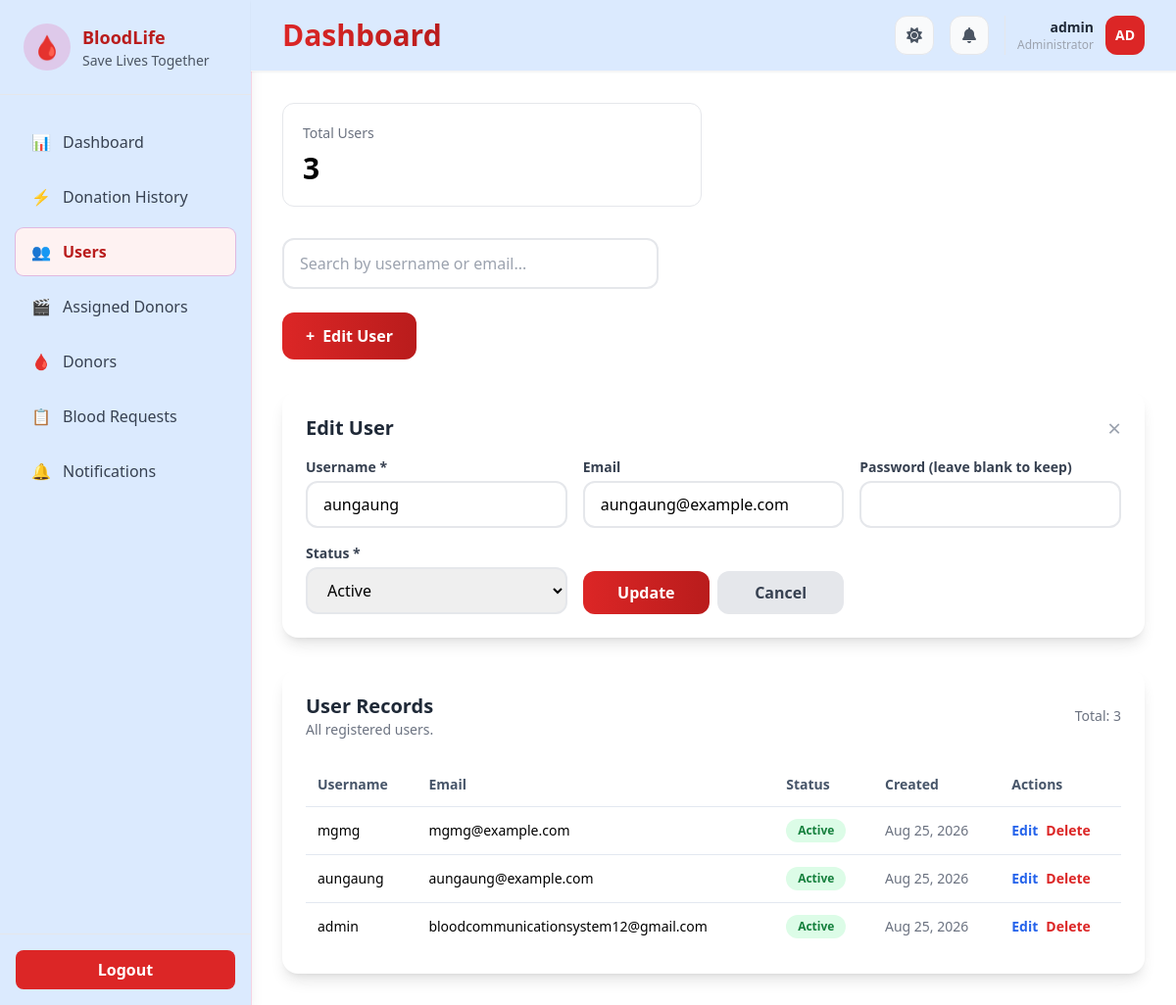
The page /admin/logindata.php?edit=2 (signed in) on the database its author committed.
### tables this page shows
CREATE TABLE users (
    id INT AUTO_INCREMENT PRIMARY KEY,
    username VARCHAR(50) NOT NULL UNIQUE,
    email VARCHAR(100),
    password VARCHAR(255) NOT NULL,
    role ENUM('Admin','User') NOT NULL DEFAULT 'User',
    status ENUM('Active','Inactive') DEFAULT 'Active',
    myanmar_name VARCHAR(100) DEFAULT NULL,
    reset_token VARCHAR(255) DEFAULT NULL,
    reset_expires_at DATETIME DEFAULT NULL,
    created_at TIMESTAMP DEFAULT CURRENT_TIMESTAMP
);

### admin/logindata.php (the view, shortened to what this page needs)
<?php
require_once __DIR__ . '/../config/db.php';
$users = [];
$result = $conn->query("SELECT * FROM users ORDER BY id DESC");
if ($result && $result->num_rows > 0) {
    $users = $result->fetch_all(MYSQLI_ASSOC);
}
$stats = [
    'total' => $conn->query("SELECT COUNT(*) AS c FROM users")->fetch_assoc()['c'] ?? 0,
];
$edit_row = null;
if (isset($_GET['edit'])) {
    $edit_id = (int)$_GET['edit'];
    foreach ($users as $u) {
        if ($u['id'] == $edit_id) {
            $edit_row = $u;
            break;
        }
    }
}
?>
<!DOCTYPE html>
<html lang="en">
<head>
    <script src="https://cdn.tailwindcss.com"></script>
    <link rel="stylesheet" href="../assets/css/myanmar-font.css">
    <link rel="stylesheet" href="https://cdnjs.cloudflare.com/ajax/libs/font-awesome/6.5.1/css/all.min.css">
</head>
<body class="bg-gray-100 dark:bg-gray-900">
<div class="flex min-h-screen">
    <?php include __DIR__ . '/../includes/sidebar.php'; ?>
    <main class="flex-1 min-w-0 flex flex-col">
        <?php include __DIR__ . '/../includes/navbar.php'; ?>
        <div class="p-8">
            <div class="grid grid-cols-1 md:grid-cols-2 gap-6 mb-8">
                <div class="bg-white rounded-xl border p-5 stat-card">
                    <p class="text-gray-500 text-sm">Total Users</p>
                    <h3 class="text-3xl font-bold mt-2"><?= $stats['total'] ?></h3>
                </div>
            </div>
            <div class="w-96 mb-6">
                <input id="searchInput" type="text" placeholder="Search by username or email..." class="w-full border-2 border-gray-200 rounded-xl px-4 py-3 focus:outline-none focus:border-red-500 transition">
            </div>
            <div class="mb-8">
                <button onclick="toggleForm()" id="toggleFormBtn" class="bg-gradient-to-r from-red-600 to-red-700 text-white font-semibold px-6 py-3 rounded-xl hover:shadow-lg transition flex items-center gap-2">
                    <span>+</span>
                    <span><?= $edit_row ? 'Edit User' : 'Add New User' ?></span>
                </button>
            </div>
            <div id="crudForm" class="bg-white rounded-2xl shadow-lg p-6 mb-8 <?= $edit_row ? '' : 'hidden' ?>">
                <div class="flex items-center justify-between mb-4">
                    <h3 class="text-xl font-bold text-gray-800"><?= $edit_row ? 'Edit User' : 'New User' ?></h3>
                    <button onclick="toggleForm()" class="text-gray-400 hover:text-gray-600 text-2xl leading-none">&times;</button>
                </div>
                <form method="POST" class="grid grid-cols-1 md:grid-cols-2 lg:grid-cols-3 gap-4">
                    <div>
                        <label class="block text-sm font-semibold text-gray-700 mb-1">Username *</label>
                        <input type="text" name="username" value="<?= htmlspecialchars($edit_row['username'] ?? '') ?>" required class="w-full border-2 border-gray-200 rounded-xl px-4 py-2.5 focus:border-red-500 focus:ring-2 focus:ring-red-200 transition outline-none">
                    </div>
                    <div>
                        <label class="block text-sm font-semibold text-gray-700 mb-1">Email</label>
                        <input type="email" name="email" value="<?= htmlspecialchars($edit_row['email'] ?? '') ?>" class="w-full border-2 border-gray-200 rounded-xl px-4 py-2.5 focus:border-red-500 focus:ring-2 focus:ring-red-200 transition outline-none">
                    </div>
                    <div>
                        <label class="block text-sm font-semibold text-gray-700 mb-1">Password <?= $edit_row ? '(leave blank to keep)' : '*' ?></label>
                        <input type="password" name="password" value="" <?= $edit_row ? '' : 'required' ?> class="w-full border-2 border-gray-200 rounded-xl px-4 py-2.5 focus:border-red-500 focus:ring-2 focus:ring-red-200 transition outline-none">
                    </div>
                    <div>
                        <label class="block text-sm font-semibold text-gray-700 mb-1">Status *</label>
                        <select name="status" required class="w-full border-2 border-gray-200 rounded-xl px-4 py-2.5 focus:border-red-500 focus:ring-2 focus:ring-red-200 transition outline-none">
                            <?php foreach (['Active','Inactive'] as $st): ?>
                                <option value="<?= $st ?>" <?= (($edit_row['status'] ?? 'Active') === $st) ? 'selected' : '' ?>><?= $st ?></option>
                            <?php endforeach; ?>
                        </select>
                    </div>
                    <div class="flex items-end">
                        <button type="submit" name="<?= $edit_row ? 'update' : 'add' ?>" class="w-full bg-gradient-to-r from-red-600 to-red-700 text-white font-semibold py-2.5 rounded-xl hover:shadow-lg transition">
                            <?= $edit_row ? 'Update' : 'Create' ?>
                        </button>
                        <?php if ($edit_row): ?>
                            <a href="logindata.php" class="ml-2 w-full text-center bg-gray-200 text-gray-700 font-semibold py-2.5 rounded-xl hover:bg-gray-300 transition">Cancel</a>
                        <?php endif; ?>
                    </div>
                </form>
            </div>
            <div class="bg-white rounded-2xl shadow-lg p-6">
                <div class="flex items-center justify-between mb-6">
                    <div>
                        <h3 class="text-xl font-bold text-gray-800">User Records</h3>
                        <p class="text-sm text-gray-500">All registered users.</p>
                    </div>
                    <span class="text-sm text-gray-500">Total: <?= count($users) ?></span>
                </div>
                <div class="overflow-x-auto">
                    <table class="w-full text-left text-sm border-collapse">
                        <thead>
                            <tr class="bg-gray-50 text-slate-600">
                                <th class="p-3">Username</th>
                                <th class="p-3">Email</th>
                                <th class="p-3">Status</th>
                                <th class="p-3">Created</th>
                                <th class="p-3">Actions</th>
                            </tr>
                        </thead>
                        <tbody>
                            <?php if (count($users) > 0): ?>
                                <?php foreach ($users as $u): ?>
                                    <?php
                                    $statusColor = ($u['status'] ?? 'Active') === 'Active' ? 'bg-green-100 text-green-700' : 'bg-red-100 text-red-700';
                                    ?>
                                    <tr class="user-row border-t border-slate-200 hover:bg-gray-50">
                                        <td class="p-3 font-medium"><?= htmlspecialchars($u['username']) ?></td>
                                        <td class="p-3"><?= htmlspecialchars($u['email'] ?? '-') ?></td>
                                        <td class="p-3"><span class="inline-flex rounded-full px-3 py-1 text-xs font-semibold <?= $statusColor ?>"><?= htmlspecialchars($u['status']) ?></span></td>
                                        <td class="p-3 text-gray-500"><?= date('M d, Y', strtotime($u['created_at'])) ?></td>
                                        <td class="p-3">
                                            <div class="flex gap-2">
                                                <a href="logindata.php?edit=<?= $u['id'] ?>" class="text-blue-600 hover:text-blue-800 font-semibold">Edit</a>
                                                <a href="logindata.php?delete=<?= $u['id'] ?>" class="text-red-600 hover:text-red-800 font-semibold" onclick="return confirm('Delete this user?')">Delete</a>
                                            </div>
                                        </td>
                                    </tr>
                                <?php endforeach; ?>
                            <?php else: ?>
                                <tr><td colspan="6" class="p-8 text-center text-gray-500">No users found.</td></tr>
                            <?php endif; ?>
                        </tbody>
                    </table>
                </div>
            </div>
        </div>
    </main>
</div>
</body>
</html>

### admin/logindata.php (style rules this page uses)
.stat-card { transition: all 0.3s ease; }
html:not(.dark) body { background-color: #ffffff !important; background-image: none !important; }
html:not(.dark) .bg-gray-50:not(.sidebar):not(nav):not(nav *) { background-color: #ffffff !important; }
html:not(.dark) .bg-gray-100 { background-color: #ffffff !important; }

### rows shown on the page
users: username "aungaung", email "aungaung@example.com", status "Active", created_at "Aug 25, 2026"
users: username "mgmg", email "mgmg@example.com", status "Active", created_at "Aug 25, 2026"
users: username "admin", email "bloodcommunicationsystem12@gmail.com", status "Active", created_at "Aug 25, 2026"

### other values the page prints
$_SESSION['username'] "admin"
substr($_SESSION['username'] ?? 'A', 0, 2) "AD"
$stats['total'] "3"
count($users) "3"
